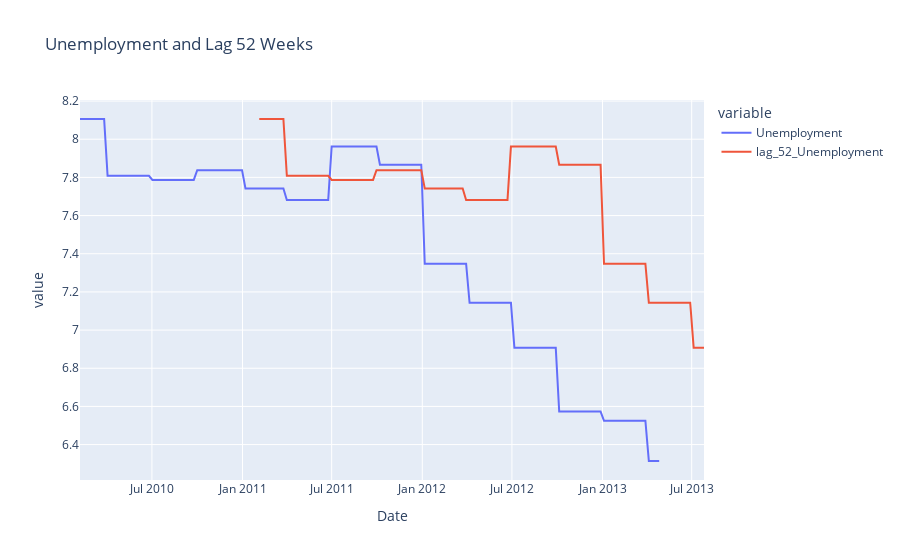

This figure's notebook cell:
### Code cell
view_data_horizon(data, target="Unemployment")

### Figure 1 — Plotly figure (JSON) as saved in the notebook; plotly's stock layout.template omitted (floating-point values rounded to 4 significant figures; data arrays with more than 128 entries replaced by an {"elided": "..."} marker saying what was removed)
{"data": [{"hovertemplate": "variable=Unemployment<br>Date=%{x}<br>value=%{y}<extra></extra>", "legendgroup": "Unemployment", "line": {"color": "#636efa", "dash": "solid"}, "marker": {"symbol": "circle"}, "mode": "lines", "name": "Unemployment", "orientation": "v", "showlegend": true, "type": "scatter", "x": {"elided": "182 str values"}, "xaxis": "x", "y": {"elided": "182 float values"}, "yaxis": "y"}, {"hovertemplate": "variable=lag_52_Unemployment<br>Date=%{x}<br>value=%{y}<extra></extra>", "legendgroup": "lag_52_Unemployment", "line": {"color": "#EF553B", "dash": "solid"}, "marker": {"symbol": "circle"}, "mode": "lines", "name": "lag_52_Unemployment", "orientation": "v", "showlegend": true, "type": "scatter", "x": {"elided": "182 str values"}, "xaxis": "x", "y": {"elided": "182 float values"}, "yaxis": "y"}], "layout": {"legend": {"title": {"text": "variable"}, "tracegroupgap": 0}, "title": {"text": "Unemployment and Lag 52 Weeks"}, "xaxis": {"anchor": "y", "domain": [0, 1], "title": {"text": "Date"}}, "yaxis": {"anchor": "x", "domain": [0, 1], "title": {"text": "value"}}}}
